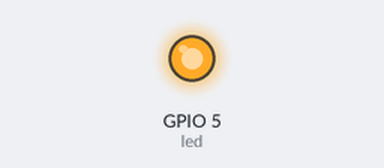
This program was run on a simulated ESP32. Shown: output pins drawn as LEDs (lit = HIGH). What the program prints to the serial monitor is not drawn.

Above: at 0.05 s.
Timing chart, 0 to 3.0 s (numbered marks = the images above):
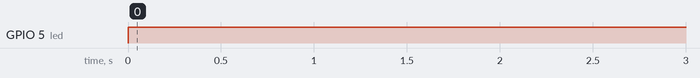

The program:

main.cpp
```cpp
#include <Arduino.h>

int led=5;
void setup() {
  Serial.begin(115200);
  Serial.print("esto es el setup ");

  pinMode(led,OUTPUT);

}

void loop() {
  Serial.print("esto es el loop \n");
  digitalWrite(led,HIGH);
  delay(2000);
  digitalWrite(led,LOW);
  //delay(2000);
}
```

Measured:
- by itself, GPIO 5 (led): LOW → HIGH at 0.00 s
